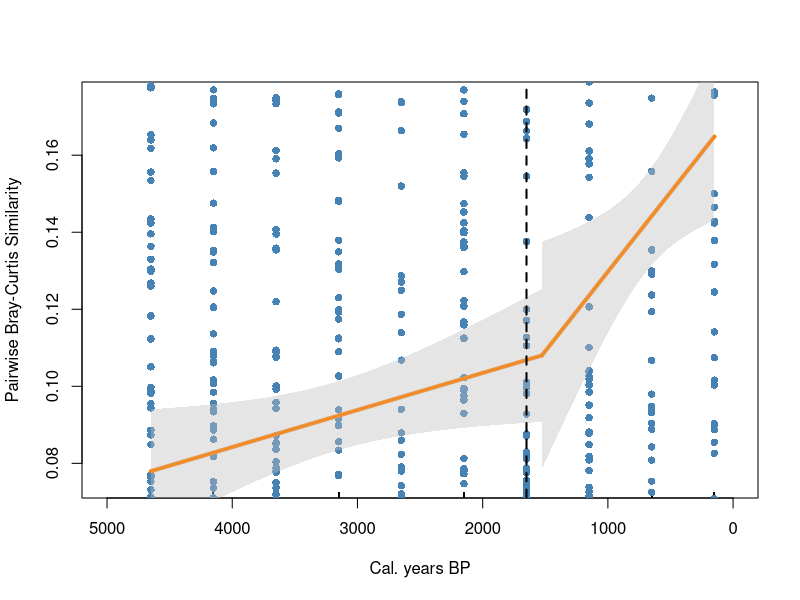

Write the R code that produced this figure.
#Similarity analysis based on rank####

library(ggplot2)
library(reshape)
library(tidyverse)
library(vegan)

data<-read.csv("mixed_grouped.csv")
drop <- c("X")
data = data[,!(names(data) %in% drop)]

#columns 51, 147, 329 are metadata
data<-data[c(51, 147, 329, 1:50, 52:146, 148:328, 330:367)]

names(data)[2]<-"interval"
data$interval<-gsub("]","",as.character(data$interval))
data$interval<-gsub("\\(|\\)","",as.character(data$interval))

split<-strsplit(data$interval, split = ",")
matrix<-matrix(unlist(split),ncol=2,byrow=T)
matrix<-as.data.frame(matrix)
matrix$V1 <- as.numeric(matrix$V1)
matrix$V2 <- as.numeric(matrix$V2)
matrix$mean_interval_group<-rowMeans(matrix[1:2], na.rm=TRUE)

drop <- c("interval")
data = data[,!(names(data) %in% drop)]
data$mean_interval_age<-matrix$mean_interval_group
data<-data[c(367, 1:366)]

#drop columns when the column sum= 0
meta<-data[1:3]
data<-data[4:367]
data<-Filter(function(data) sum(abs(data), na.rm = TRUE) > 0, data)
data<-cbind(meta,data)

#Match the taxa names to rank####
#the look_up.csv is just the rank csv transposed

# aggregate columns into groups
#family
look_up<- read.csv("rank.csv", header = F)
look_up<-t(look_up)
look_up<-as.data.frame(look_up)
colnames(look_up)[colnames(look_up) == "V1"] <- "name"
colnames(look_up)[colnames(look_up) == "V2"] <- "rank"
fam<- look_up[look_up$rank == "family", ]
fam<-fam$name
names.use <- names(data)[(names(data) %in% fam)]
fam.subset <- data[, names.use]
fam.subset<-cbind(meta,fam.subset)

fam.subset<-fam.subset[rowSums(fam.subset[4:82])>0,]

#genus
gen<- look_up[look_up$rank == "genus", ]
gen<-gen$name
names.use <- names(data)[(names(data) %in% gen)]
gen.subset <- data[, names.use]
gen.subset<-cbind(meta,gen.subset)

gen.subset<-gen.subset[rowSums(gen.subset[4:227])>0,]

#species
spe<- look_up[look_up$rank == "species", ]
spe<-spe$name
names.use <- names(data)[(names(data) %in% spe)]
spe.subset <- data[, names.use]
spe.subset<-cbind(meta,spe.subset)

spe.subset<-spe.subset[rowSums(spe.subset[4:42])>0,]

#Fam Similarity analysis ####
# Build unique pairs to compare each with each

data<-fam.subset
pairs<-expand.grid(unique(data$Site),unique(data$Site))
pairs<-pairs[pairs[,1]!=pairs[,2],]
for(i in 1:nrow(pairs)){	
  if(i>nrow(pairs)){break} else {
    a<-paste(pairs[,1],pairs[,2])
    b<-paste(pairs[,2],pairs[,1])	
    pairs<-pairs[-which(a[i]==b),]
  }}

comp<-list()
for(i in 1:nrow(pairs)){
  a<-data[data$Site ==pairs[i,1],]
  b<-data[data$Site ==pairs[i,2],]	
  times<-intersect(a$mean_interval_age, b$mean_interval_age)
  sims<-times
  sims[]<-NA
  for(d in times){
    sims[times==d]<-1-vegdist(rbind(a[a$mean_interval_age==d,4:82],b[b$mean_interval_age==d,4:82]),method="bray")}
  comp[[i]]<-data.frame(times,sims)
}

unique(data$Site)
sites<-list()
homogen<-matrix(NA,15,15)
colnames(homogen)<-unique(data$Site)
rownames(homogen)<-unique(data$Site)
R<-N<-homogen

for(i in unique(data$Site))
  abfrage<-pairs[,1] %in% i | pairs[,2] %in% i
  unique(data$Site)
  
  for(e in which(abfrage)){
    homogen[i,pairs[e,which(pairs[e,]!=i)]]<-coef(lm(sims~times,data=comp[[e]]))[2]
    N[i,pairs[e,which(pairs[e,]!=i)]]<-nrow(comp[[e]])
    R[i,pairs[e,which(pairs[e,]!=i)]]<-summary(lm(sims~times,data=comp[[e]]))$adj	
  }	

names(comp)<-paste(pairs[,1],pairs[,2])

dat.fam<-do.call("rbind", comp)
dat.fam$name<-unlist(lapply(strsplit(rownames(dat.fam),split="[.]"),function(x){x[[1]]}))

#Gen Similarity analysis ####
# Build unique pairs to compare each with each

data<-gen.subset
pairs<-expand.grid(unique(data$Site),unique(data$Site))
pairs<-pairs[pairs[,1]!=pairs[,2],]
for(i in 1:nrow(pairs)){	
  if(i>nrow(pairs)){break} else {
    a<-paste(pairs[,1],pairs[,2])
    b<-paste(pairs[,2],pairs[,1])	
    pairs<-pairs[-which(a[i]==b),]
  }}

comp<-list()
for(i in 1:nrow(pairs)){
  a<-data[data$Site ==pairs[i,1],]
  b<-data[data$Site ==pairs[i,2],]	
  times<-intersect(a$mean_interval_age, b$mean_interval_age)
  sims<-times
  sims[]<-NA
  for(d in times){
    sims[times==d]<-1-vegdist(rbind(a[a$mean_interval_age==d,4:227],b[b$mean_interval_age==d,4:227]),method="bray")}
  comp[[i]]<-data.frame(times,sims)
}

unique(data$Site)
sites<-list()
homogen<-matrix(NA,15,15)
colnames(homogen)<-unique(data$Site)
rownames(homogen)<-unique(data$Site)
R<-N<-homogen

for(i in unique(data$Site))
  abfrage<-pairs[,1] %in% i | pairs[,2] %in% i
  unique(data$Site)
  
  for(e in which(abfrage)){
    homogen[i,pairs[e,which(pairs[e,]!=i)]]<-coef(lm(sims~times,data=comp[[e]]))[2]
    N[i,pairs[e,which(pairs[e,]!=i)]]<-nrow(comp[[e]])
    R[i,pairs[e,which(pairs[e,]!=i)]]<-summary(lm(sims~times,data=comp[[e]]))$adj	
  }	
  
  names(comp)<-paste(pairs[,1],pairs[,2])
  
  dat.gen<-do.call("rbind", comp)
  dat.gen$name<-unlist(lapply(strsplit(rownames(dat.gen),split="[.]"),function(x){x[[1]]}))
  
  #Spe Similarity analysis ####
  # Build unique pairs to compare each with each
  
  data<-spe.subset
  pairs<-expand.grid(unique(data$Site),unique(data$Site))
  pairs<-pairs[pairs[,1]!=pairs[,2],]
  for(i in 1:nrow(pairs)){	
    if(i>nrow(pairs)){break} else {
      a<-paste(pairs[,1],pairs[,2])
      b<-paste(pairs[,2],pairs[,1])	
      pairs<-pairs[-which(a[i]==b),]
    }}
  
  comp<-list()
  for(i in 1:nrow(pairs)){
    a<-data[data$Site ==pairs[i,1],]
    b<-data[data$Site ==pairs[i,2],]	
    times<-intersect(a$mean_interval_age, b$mean_interval_age)
    sims<-times
    sims[]<-NA
    for(d in times){
      sims[times==d]<-1-vegdist(rbind(a[a$mean_interval_age==d,4:42],b[b$mean_interval_age==d,4:42]),method="bray")}
    comp[[i]]<-data.frame(times,sims)
  }
  
  unique(data$Site)
  sites<-list()
  #IMPORTANT once rows=0 have been removed####
  #there may be <15 sites
  homogen<-matrix(NA,10,10)
  colnames(homogen)<-unique(data$Site)
  rownames(homogen)<-unique(data$Site)
  R<-N<-homogen
  
  for(i in unique(data$Site))
    abfrage<-pairs[,1] %in% i | pairs[,2] %in% i
  unique(data$Site)
  
  #for(e in which(abfrage)){
    #homogen[i,pairs[e,which(pairs[e,]!=i)]]<-coef(lm(sims~times,data=comp[[e]]))[2]
    #N[i,pairs[e,which(pairs[e,]!=i)]]<-nrow(comp[[e]])
    #R[i,pairs[e,which(pairs[e,]!=i)]]<-summary(lm(sims~times,data=comp[[e]]))$adj	
  #}	
  
  names(comp)<-paste(pairs[,1],pairs[,2])
  
  dat.spe<-do.call("rbind", comp)
  dat.spe$name<-unlist(lapply(strsplit(rownames(dat.spe),split="[.]"),function(x){x[[1]]}))
  
  #Combine fam, gen, and spe####
  
  dat.fam$rank<-"family"
  dat.gen$rank<-"genus"
  dat.spe$rank<-"species"
  
  dat<-rbind(dat.fam, dat.gen)
  dat<-rbind(dat, dat.spe)

  #Breakpoint model####
  
  library(segmented)
  m1<-lm(sims ~ times, data=dat)
  seg.mod<-segmented(m1) #1 breakpoint for x
  plot(seg.mod,ylim=c(0.075,0.175),lwd=3,xlim=c(5000,1),ylab="Pairwise Bray-Curtis Similarity", xlab="Cal. years BP")
  points(sims ~ times, data=dat,pch=16,col="steelblue")
  plot(seg.mod,ylim=c(0,1),lwd=4,add=T, col="darkorange1")
  plot(seg.mod,ylim=c(0,1),lwd=1,add=T,col="darkorange1", conf.level=0.95, shade = T)
  abline(v=1650, col="black", lwd=2, lty=2)
  
